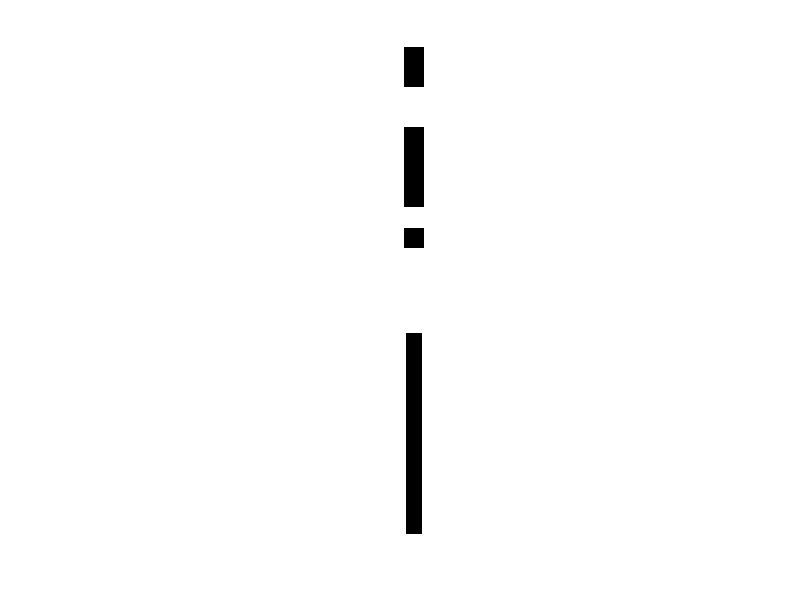

The MATLAB script that drew this image:
close all
clear

%%%%%%%%%%%%%%%%%%%
%%%% init %%%%%%%%%%%%%%
%%%%%%%%%%%%%%%%%%%

%%% rendering parameters
row = 2;
col = 1;

%%% loop parameters
iter = 30;  % number of iteration

%%% stage parameters
sD = 10; % stage dimension
sOs = [sD, 1]; % size of stage
sOb = [sD+2, 1]; % size of buffer

stage = rand(sOs)<0.2; % stage 
buffer = zeros(sOb); % buffer

%% rendering
subplot(row, col, 1)
imshow(stage, [0,1])

subplot(row, col, 2)
imshow(buffer, [0,1])

%%%%%%%%%%%%%%%%%
%%% loop %%%%%%%%%%%%%%%%
%%%%%%%%%%%%%%%%%%%%%
for tLoop = 1:iter
    tLoop  
    %% time evolution

    %% interacation 
    
    %% boundary processing
    
    %% rendering
end
